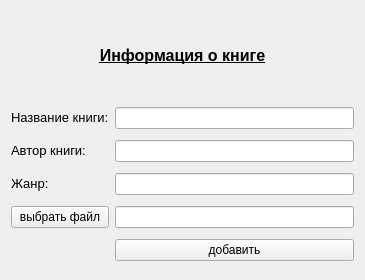
<?xml version="1.0" encoding="UTF-8"?>
<ui version="4.0">
 <class>Form</class>
 <widget class="QWidget" name="Form">
  <property name="geometry">
   <rect>
    <x>0</x>
    <y>0</y>
    <width>365</width>
    <height>280</height>
   </rect>
  </property>
  <property name="windowTitle">
   <string>Append_favourite</string>
  </property>
  <layout class="QGridLayout" name="gridLayout">
   <item row="3" column="0">
    <widget class="QLabel" name="label_4">
     <property name="text">
      <string>&lt;html&gt;&lt;head/&gt;&lt;body&gt;&lt;p&gt;&lt;span style=&quot; font-size:10pt;&quot;&gt;Жанр:&lt;/span&gt;&lt;/p&gt;&lt;/body&gt;&lt;/html&gt;</string>
     </property>
    </widget>
   </item>
   <item row="1" column="0">
    <widget class="QLabel" name="label_2">
     <property name="text">
      <string>&lt;html&gt;&lt;head/&gt;&lt;body&gt;&lt;p&gt;&lt;span style=&quot; font-size:10pt;&quot;&gt;Название книги:&lt;/span&gt;&lt;/p&gt;&lt;/body&gt;&lt;/html&gt;</string>
     </property>
    </widget>
   </item>
   <item row="1" column="1">
    <widget class="QLineEdit" name="booknameedit"/>
   </item>
   <item row="3" column="1">
    <widget class="QLineEdit" name="genreedit"/>
   </item>
   <item row="4" column="0">
    <widget class="QPushButton" name="selectfile">
     <property name="text">
      <string>выбрать файл</string>
     </property>
    </widget>
   </item>
   <item row="5" column="0">
    <widget class="QLabel" name="infwrong">
     <property name="text">
      <string/>
     </property>
    </widget>
   </item>
   <item row="2" column="0">
    <widget class="QLabel" name="label_3">
     <property name="text">
      <string>&lt;html&gt;&lt;head/&gt;&lt;body&gt;&lt;p&gt;&lt;span style=&quot; font-size:10pt;&quot;&gt;Автор книги:&lt;/span&gt;&lt;/p&gt;&lt;/body&gt;&lt;/html&gt;</string>
     </property>
    </widget>
   </item>
   <item row="4" column="1">
    <widget class="QLineEdit" name="filenameedit"/>
   </item>
   <item row="5" column="1">
    <widget class="QPushButton" name="appendbtn">
     <property name="text">
      <string>добавить</string>
     </property>
    </widget>
   </item>
   <item row="2" column="1">
    <widget class="QLineEdit" name="authoredit"/>
   </item>
   <item row="0" column="0" colspan="2">
    <widget class="QLabel" name="label">
     <property name="maximumSize">
      <size>
       <width>500</width>
       <height>80</height>
      </size>
     </property>
     <property name="whatsThis">
      <string>&lt;html&gt;&lt;head/&gt;&lt;body&gt;&lt;p align=&quot;justify&quot;&gt;&lt;br/&gt;&lt;/p&gt;&lt;/body&gt;&lt;/html&gt;</string>
     </property>
     <property name="text">
      <string>&lt;html&gt;&lt;head/&gt;&lt;body&gt;&lt;p align=&quot;center&quot;&gt;&lt;span style=&quot; font-size:12pt; font-weight:600; text-decoration: underline;&quot;&gt;Информация о книге&lt;/span&gt;&lt;/p&gt;&lt;/body&gt;&lt;/html&gt;</string>
     </property>
    </widget>
   </item>
  </layout>
 </widget>
 <resources/>
 <connections/>
</ui>
